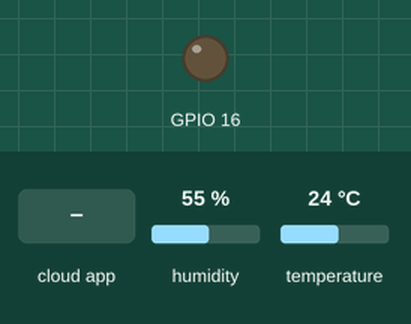
This sketch was run on a simulated ESP8266 (NodeMCU). On the bench: output pins drawn as LEDs (lit = HIGH). Inputs (shaded band) come from the test bench; at power-on: humidity 55 %, temperature 24 °C. WiFi joins after 1.5 s; servers stay silent unless stated; no MQTT or app messages arrive unless stated; what the sketch prints to the serial monitor is not drawn.

Above: at 2.7 s.
2.8 s: the phone or cloud app sets led to ON
At 3.8 s:
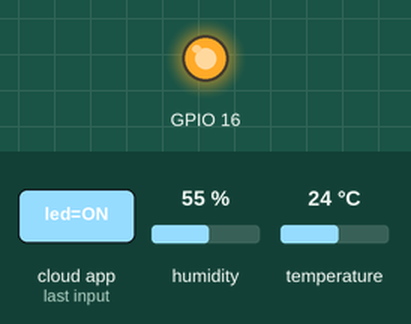
4.3 s: the phone or cloud app sets led to OFF
At 5.7 s:
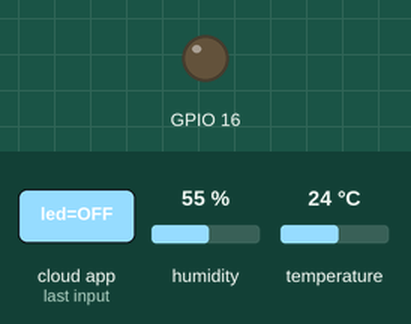
Timing chart, 0 to 7.3 s (numbered marks = the images above; inputs shaded):
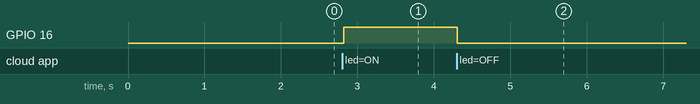

The sketch:

basic-test.ino
```cpp
  //Incluindo todas as bibliotecas necessárias

  #include <ESP8266WiFi.h>
  #include "Adafruit_MQTT.h"
  #include "Adafruit_MQTT_Client.h"
  #include <Adafruit_Sensor.h>
  #include <DHT.h>
  #include <DHT_U.h>
  #include "SPI.h"
  #define DHTPIN 10       // define o pino do ESP8266 onde o sensor de temperatura está conectado
  #define DHTTYPE DHT11   // define o tipo do sensor que pode ser DHT11 ou DHT22
  DHT_Unified dht(DHTPIN, DHTTYPE);

  // Definições de Wi-Fi e do MQTT Broker.
  // Note que podemos conectar este mesmo código a qualquer outro servidor MQTT, este código nao é exclusivo para o IO.Adafruit!

  #define WLAN_SSID       "Your_Wifi_name"
  #define WLAN_PASS       "Your_wifi_password"
  #define AIO_SERVER      "io.adafruit.com"
  #define AIO_USERNAME    "Your_Adafruit_account_name"
  #define AIO_KEY         "Your_Adafruit_key"
  #define AIO_SERVERPORT  1883
  WiFiClient client;
  //#define AIO_SERVERPORT  8883     // A porta 8883 do MQTT broker é usada para conexões usando SSL (conexão criptografdada)
  //WiFiClientSecure client;         // Para conexão segura esta biblioteca deve ser usada

  Adafruit_MQTT_Client mqtt(&client, AIO_SERVER, AIO_SERVERPORT, AIO_USERNAME, AIO_KEY);

  //Definindo quais tópicos (tanto para publicar quanto para subscrever) serão utilizados por este device
  Adafruit_MQTT_Publish temperature = Adafruit_MQTT_Publish(&mqtt, AIO_USERNAME "/feeds/temperature");
  Adafruit_MQTT_Publish humidity = Adafruit_MQTT_Publish(&mqtt, AIO_USERNAME "/feeds/humidity");
  Adafruit_MQTT_Subscribe led = Adafruit_MQTT_Subscribe(&mqtt, AIO_USERNAME "/feeds/led");

  void MQTT_connect();

  void setup() //Código executado apenas quando o device é ligado ou resetado
  {
    Serial.begin(115200);
    pinMode(16,OUTPUT);

    // Conectando ao Wi-Fi
    Serial.println(); Serial.println();
    Serial.print("Connecting to ");
    Serial.println(WLAN_SSID);

    WiFi.begin(WLAN_SSID, WLAN_PASS);
    while (WiFi.status() != WL_CONNECTED)
    {
      delay(500);
      Serial.print(".");
    }
    Serial.println();
    Serial.println("WiFi connected");
    Serial.println("IP address: "); Serial.println(WiFi.localIP());

    // Setup das MQTT subscriptions para todos os tópicos necessários, neste caso apenas um.
    mqtt.subscribe(&led);

    //inicializa o sensor DHT
    dht.begin();
  }

  void loop()
  {
    //reconexão automática - verifica a cada iteração do loop se a conexão está funcionando, reconectando caso nao esteja.
    MQTT_connect();
    sensors_event_t event;

    Adafruit_MQTT_Subscribe *subscription;
    // Verifica se chegaram dados para qualquer dos tópicos que o device subscreve.
    // Fica neste modo por 5 segundos e tem timeout se nao chegar nada.
    while ((subscription = mqtt.readSubscription(5000)))
    {
     // Se entrou neste loop, é porque chegaram dados, mas nós ainda nao sabemos de qual tópico (mesmo que só tenha um)
     // Essa biblioteca limita a 5 tópicos que podem ter subscription

     // verifica se os dadso que chegaram foram do Topico LED
      if (subscription == &led)
      {
        Serial.print(F("Got: "));
        Serial.println((char *)led.lastread);
      }
      if (strcmp((char *)led.lastread, "ON") == 0) //Verifica se o comando recebido foi "ON"
      {
        digitalWrite(16, 1);  //Define o pino 16 como HIGH (ou 1) o que faz com que o LED receba 5 volts e acenda
      }
      if (strcmp((char *)led.lastread, "OFF") == 0) //Verifica se o comando recebido foi "OFF"
      {
        digitalWrite(16, 0); //Define o pino 16 como LOW (ou o) o que faz com que a alimentação do LED seja interrompida, apagando-o.
      }
    }

    dht.temperature().getEvent(&event);
    //Sempre vamos checar se os dados de temperatura que vieram do DHT11 são válidos ANTES de publicar
    if(isnan(event.temperature))
    {
      //Se os dados recebidos do DHT11 não forem um número nao publicamos
      Serial.print("Last temperature value is not a number and it won't be published.");
    }
    else
    {
      //do contrário podemos publicar.
      if (temperature.publish(event.temperature))
      {
        Serial.print("Sending temperature val ");
        Serial.println(event.temperature);
      }
    }

    dht.humidity().getEvent(&event);
    //mesma coisa para os dados de umidade.
    if(isnan(event.relative_humidity))
    {
      Serial.print("Last humidity value is not a number and it won't be published.");
    }
    else
    {
      if (humidity.publish(event.relative_humidity))
      {
        Serial.print("Sending humidity val ");
        Serial.println(event.relative_humidity);
      }
    }
  }

  // Função para conectar e reconectar ao servidor de MQTT sempre que necessário
    void MQTT_connect() {

    int8_t ret;
    if (mqtt.connected()) {      // Se já estiver conectado, pode sair da função - chamando "return"
      return;
      }
    Serial.print("Connecting to MQTT... ");
    uint8_t retries = 3;
    while ((ret = mqtt.connect()) != 0) { // connect retorna 0 quando conectado
         Serial.println(mqtt.connectErrorString(ret));
         Serial.println("Retrying MQTT connection in 5 seconds...");
         mqtt.disconnect();
         delay(5000);  // espera 5 segundos
         retries--;
         if (retries == 0) {
           // nao faz mais nada e, eventualmente, o WDT(watchdog timer) vai resetar a placa e começar tudo de novo
           while (1);
         }
    }
    Serial.println("MQTT Connected!");
  }
```

Measured:
- after the input at 2.8 s, GPIO 16: LOW → HIGH at once
- after the input at 4.3 s, GPIO 16: HIGH → LOW at once
